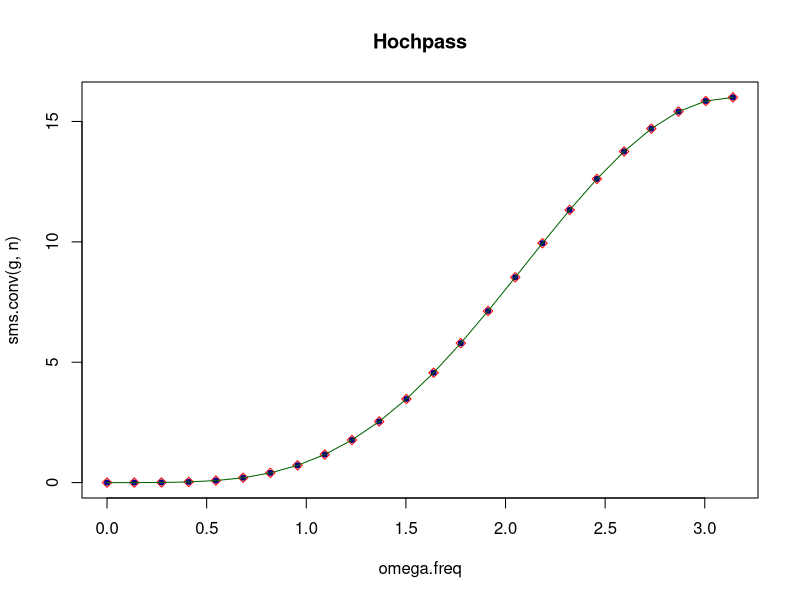
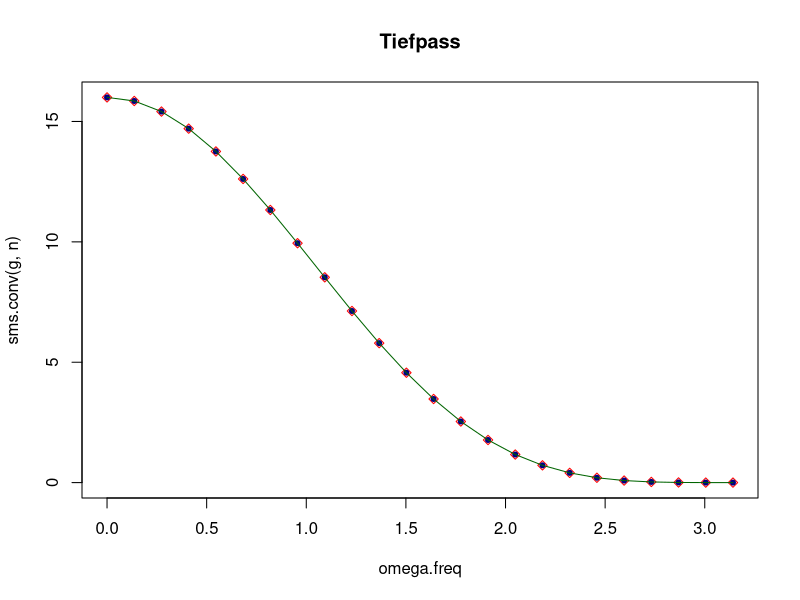
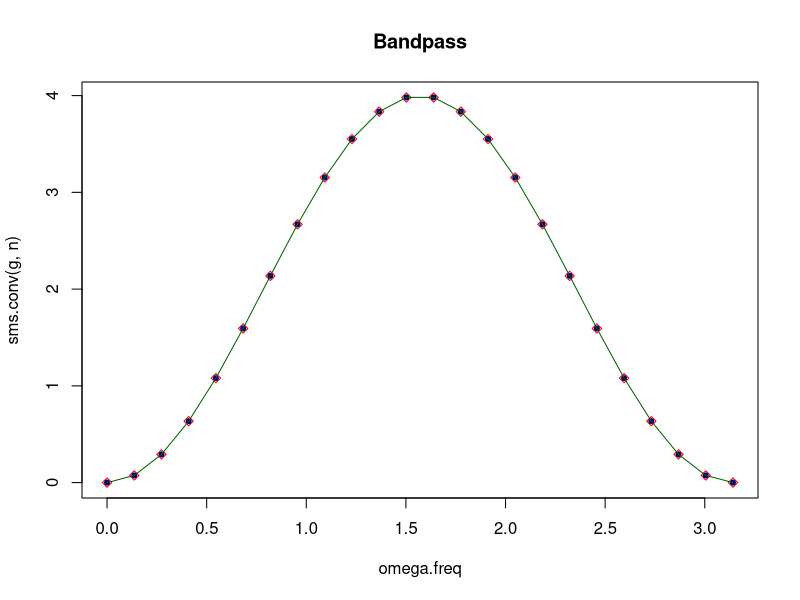
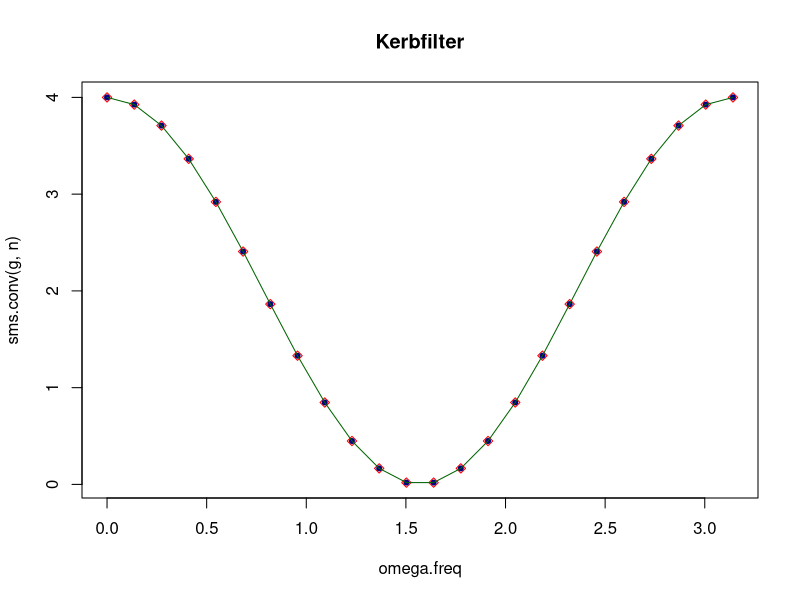
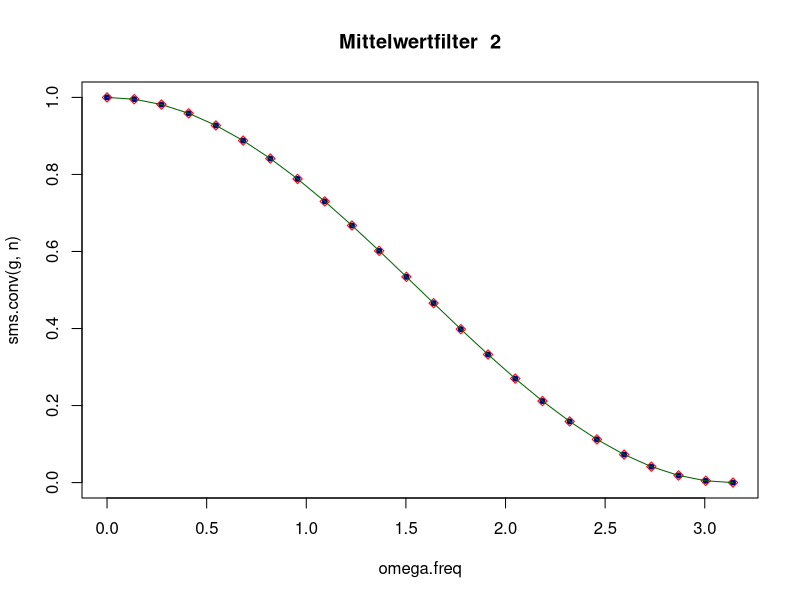
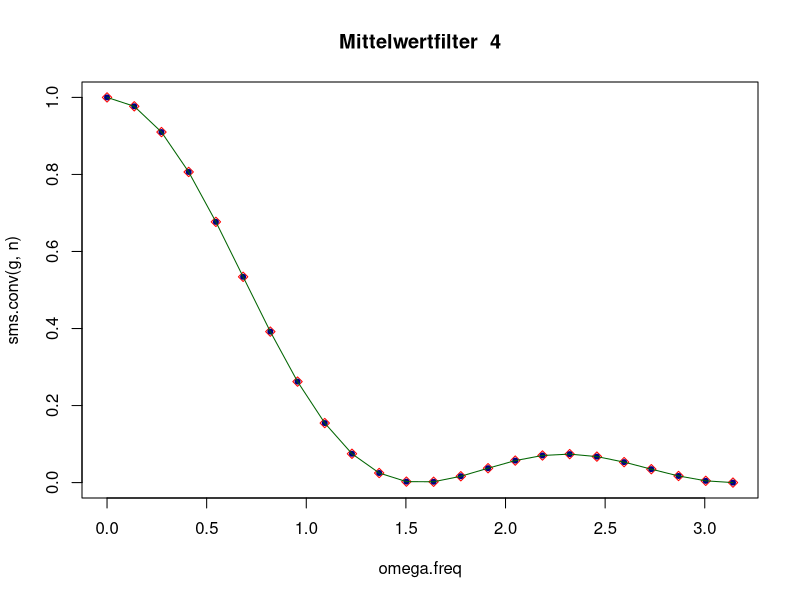
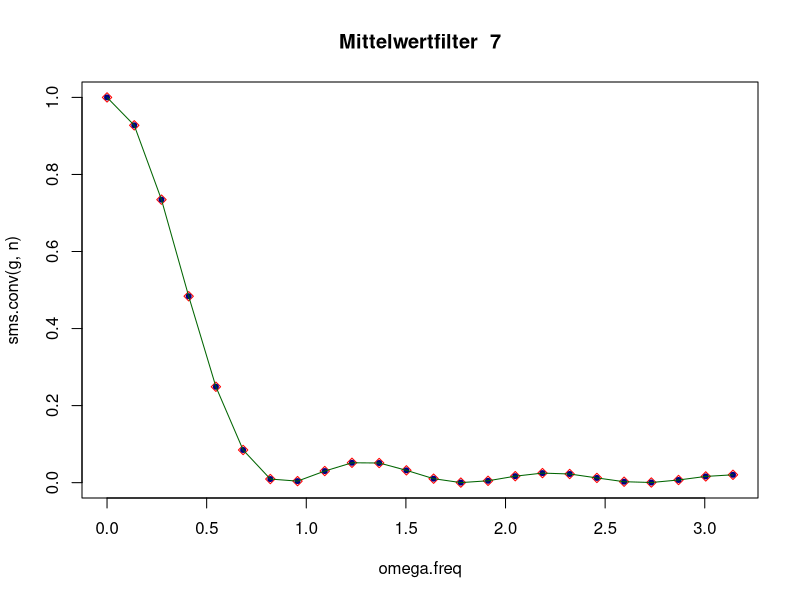
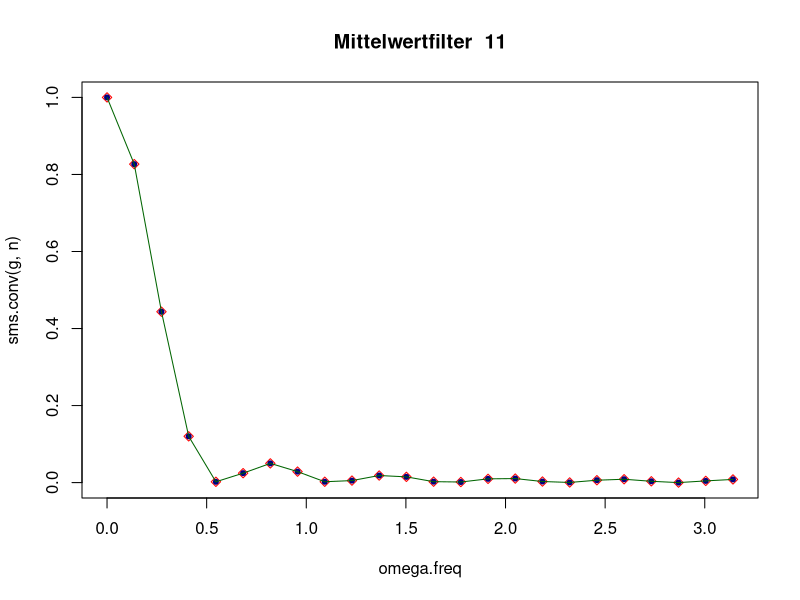

The R source for these figures, in order:
# Team: Redrum
# Task 2

graphics.off()


## 1a
sms.Gz <- function(g,n) {
  omega.freq <- seq(0,pi,length.out = n)
  z <- exp(1i*omega.freq)
  z.power <- 0:(-(length(g)-1))
  z.trans <- outer(z,z.power, "^")
  G <- g%*%t(z.trans)
  return(Mod(G)^2)
}

## 1b
sms.fft <- function(g, n){
  g<-c(g,rep(0,max((n-1)*2-length(g),0)))
  fourier <- Mod(fft(g))^2
  fourier[1:n]
}

## 1c
sms.conv <- function(g,n,f=seq(0,1,length.out = n)) {
  h.answer <- convolve(f,g,type = "o")
  H.ny <- sms.fft(h.answer,n)
  F.ny <- sms.fft(f,n)
  G.ny <- H.ny/F.ny
}

## 1d
smsplot <- function(g,n=24,...) {
  omega.freq <- seq(0,pi,length.out = n)
  plot(omega.freq,sms.conv(g,n),col = "red",pch = 23,...)
  points(omega.freq,sms.fft(g,n),pch = 20,col = "navyblue")
  lines(omega.freq,sms.Gz(g,n),col = "darkgreen")
}
#pdf("fir.pdf")
## 1e
### a
smsplot(c(1,-2,1),n = 24, main="Hochpass")
smsplot(c(1,2,1),n = 24, main="Tiefpass")
smsplot(c(1,0,-1),n = 24, main="Bandpass")
smsplot(c(1,0,1),n = 24, main="Kerbfilter")

### b
for (i in c(2,4,7,11)) {
  smsplot(rep(1/i,i), main = paste("Mittelwertfilter ",i))
}

### c
for (m in c(2,4,7,11)) {
  smsplot(dnorm(seq(-1,+1,length=2*m+1)),main = paste("gaußscher Koeff. für ",m))
}

### d
exp.filter <- function(lambda,n.max = 24) {
  (1-lambda)*lambda^(0:(n.max-1))
}

lambda <- c(1/2,3/4,7/8,15/16)
n.max <- c(24,30)
par(mfrow = c(4,2))

for (x in lambda) {
  for (nmax in n.max) {
    smsplot(exp.filter(x,nmax),nmax,main = paste("Exp.Filter nmax = ",nmax," für lambda ",x))
  }
}

## mit smsplot nmax+1 Aufruf 
#for (x in lambda) {
#  for (nmax in n.max) {
 #   smsplot(exp.filter(x,nmax),nmax+1,main = paste("Exp.Filter nmax = ",nmax," für lambda ",x))
  #}
#}


dev.off()
